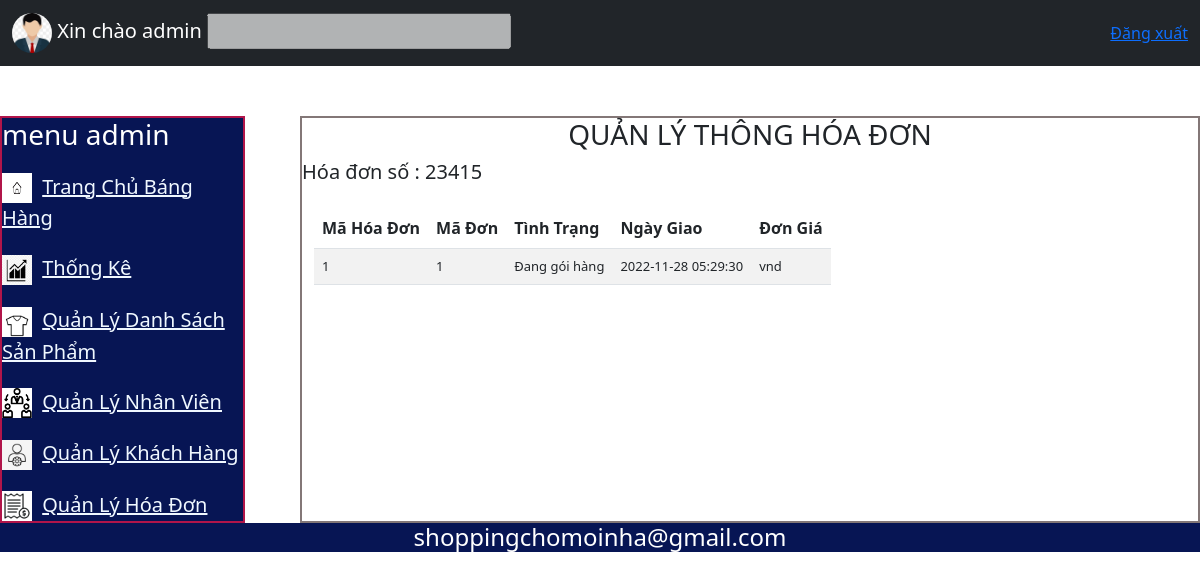
The page /hoadon.php on the database its author committed.
### tables this page shows
CREATE TABLE `invoice` (
  `id` int(11) NOT NULL,
  `order_id` int(11) NOT NULL,
  `status` varchar(50) NOT NULL,
  `created_at` datetime NOT NULL,
  `updated_at` datetime NOT NULL
);

### hoadon.php (the view, shortened to what this page needs)
<!DOCTYPE html>
<html lang='en'>
<head>
    <link rel='stylesheet' href='css2/style1.css'>
  <link href='https://cdn.jsdelivr.net/npm/bootstrap@5.2.2/dist/css/bootstrap.min.css' rel='stylesheet'>
</head>
<body>
<header class='header'>
<?php include 'head2.php'; ?>
</header>
    <div class='main'><div class='menu'>
        <h3>menu admin</h3>
        <div class='tql'>
            <img src='images-logo/home.jpg' alt=''>
            <a href='trangchu.php'>Trang Chủ Báng Hàng</a>
        </div>
        <div class='tql'>
            <img src='images-logo/tk.png' alt=''>
            <a  href='admin.php'>Thống Kê</a>
        </div>
        <div class='tql'>
            <img src='images-logo/sp.png' alt=''>
            <a href='products.php'>Quản Lý Danh Sách Sản Phẩm</a>
        </div>
        <div class='tql'>
            <img src='images-logo/qlnv.png' alt=''>
            <a href='mana-admin.php'>Quản Lý Nhân Viên</a>
        </div>
        <div class='tql'>
            <img src='images-logo/qlsk.jpg' alt=''>
            <a href='user.php'>Quản Lý Khách Hàng</a>
        </div>
        <div class='tql'>
           <img src='images-logo/hd.jpg' alt=''>
        <a href='hoadon.php'>Quản Lý Hóa Đơn</a>
        </div>
        </div>
        <div class='main-right'>
        <h3>QUẢN LÝ THÔNG HÓA ĐƠN</h3>
        <h5>Hóa đơn số : 23415</h5>
        <div class='product'>
            <div class='container mt-4'>
                <table class='table table-striped'>
                  <thead>
                    <tr>
                      <th>Mã Hóa Đơn</th>
                      <th>Mã Đơn</th>
                      <th>Tình Trạng </th>
                      <th>Ngày Giao </th>
                      <th>Đơn Giá</th>
                    </tr>
                  </thead>
                  <tbody>
                    <div class='nasa'>
					<?php
					$sql = 'SELECT * FROM invoice  ';
						$ketqua = $ketnoi->query($sql);
						if ($ketqua->num_rows > 0) {
							while($row = $ketqua->fetch_assoc()) {
								$mhd = $row['id'];
								$md = $row['order_id'];
								$sta = $row['status'];
								$ngaygiao = $row['created_at'];
								$tt = $row['total'];
						}}
					   echo"<tr>";
                     echo"   <td>$mhd</td>";
                   echo"   <td>$md</td>";
                   echo"   <td>$sta</td>";
                   echo"   <td>$ngaygiao</td>";
                  echo"    <td>$tt vnd</td>";
                  echo"  </tr>";
					?>
                </div>
                  </tbody>
                </table>
              </div>
        </div>
        </div>
    </div>
<footer class='foter'>
<h4>shoppingchomoinha@gmail.com</h4>
</footer>
</body>
</html>

### css2/style1.css (style rules this page uses)
.main { margin-top: 50px; display: flex; }
.main .menu { border: 2px solid #b1154a; height: auto; width: 20%; background-color: #0a0909; color: white; }
.main-right h3 { text-align: center; }
.tql img { width: 30px; height: 30px; }
.tql { margin-top: 20px; }
.tql a { color: aliceblue; padding-left: 5px; }
.main .main-right { height: 550px; width: 75%; border: 2px solid rgb(131, 119, 119); margin-left: 55px; }
.foter { align-items: center; text-align: center; background-color: #0a0909; color: white; }

### css/styley.css (style rules this page uses)
.main { margin-top: 50px; display: flex; width: auto; }
.main .menu { border: 2px solid #b1154a; height: auto; width: 300px; background-color: #071554; color: white; font-size: 20px; }
.header { background-color: #071554; color: white; }
.main-right h3 { text-align: center; }
.tql img { width: 30px; height: 30px; }
.tql { margin-top: 20px; }
.tql a { color: aliceblue; padding-left: 5px; }
.main .main-right { height: auto; width: 75%; border: 2px solid rgb(131, 119, 119); margin-left: 55px; }
.foter { align-items: center; text-align: center; background-color: #071554; color: white; }
.product { width: 900px; }
.table { width: auto; }
.table td { width: auto; font-size: 13px; }

### rows shown on the page
invoice: id "1", order "1", status "Đang gói hàng", created_at "2022-11-28 05:29:30"
